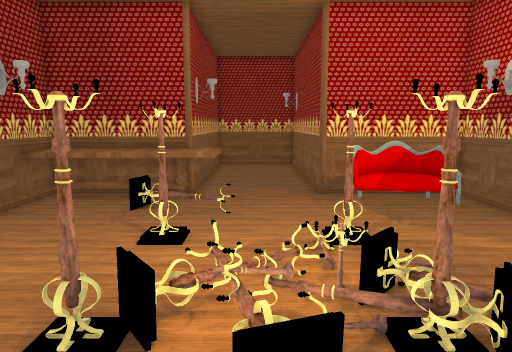
[1] (above)

15 first-person views from a walk through a 3-D level made in the Unity game engine. The camera is 1.5 m above the floor, tilts 8° down and sees 70° across. The floor is counted in squares, 0.5 m on a side. Each view is taken from the middle of a square. On the plan, view 1 faces up. The plan holds only what a view shows up to about 20 squares ahead; the rest is blank. The place goes on beyond the plan.

[2]
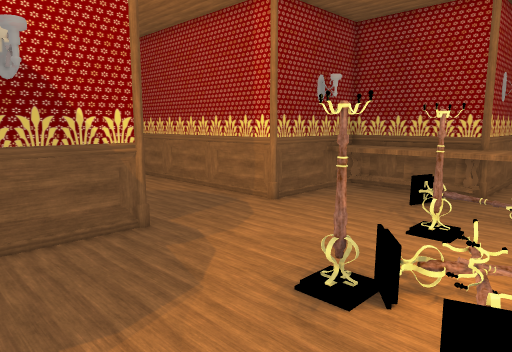

[3]
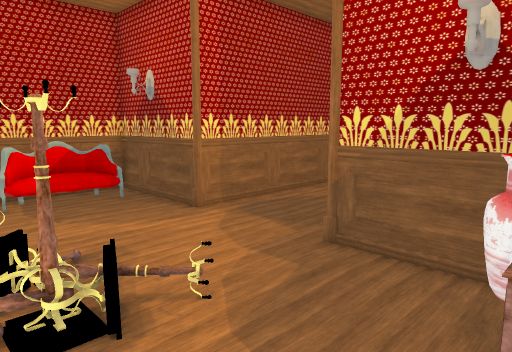

[4]
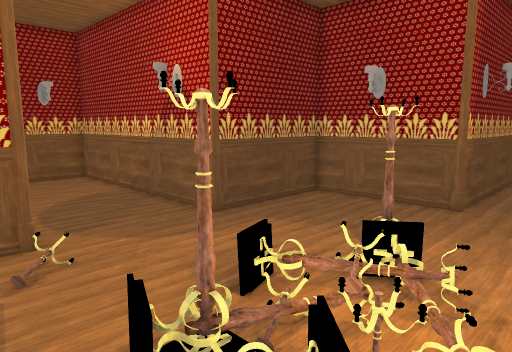

[5]
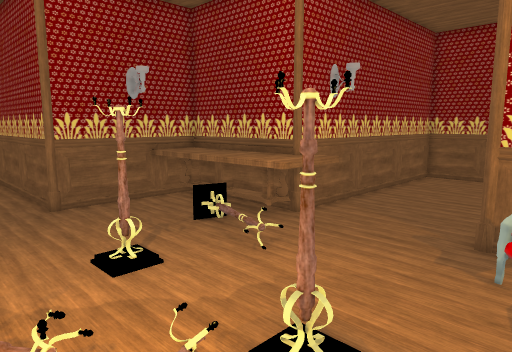

[6]
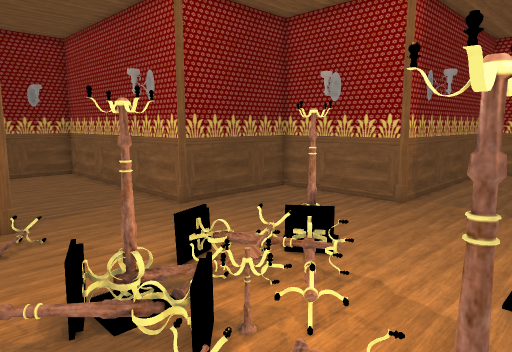

[7]
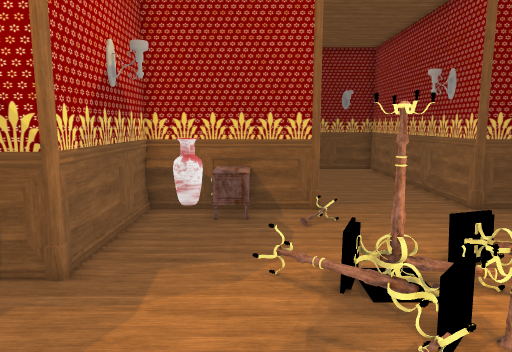

[8]
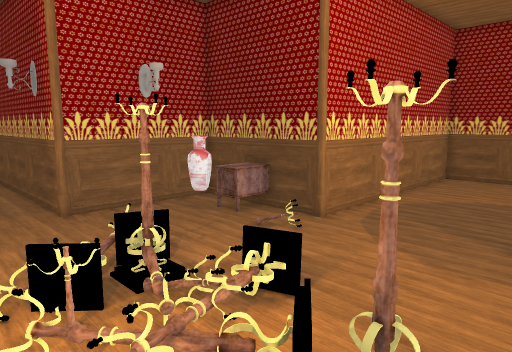

[9]
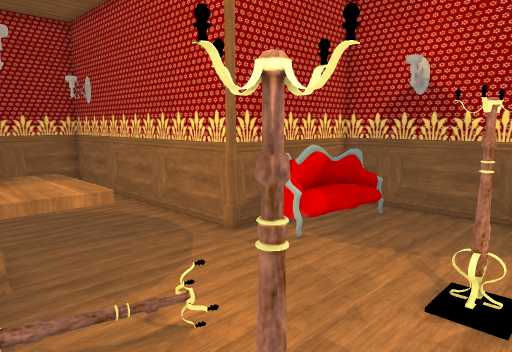

[10]
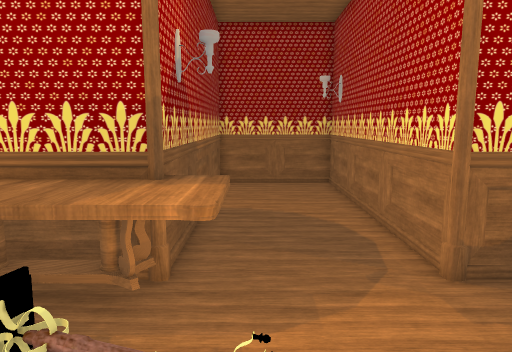

[11]
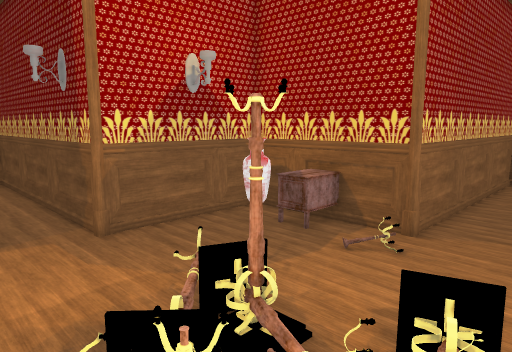

[12]
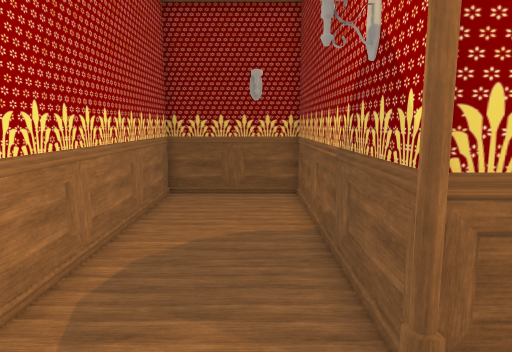

[13]
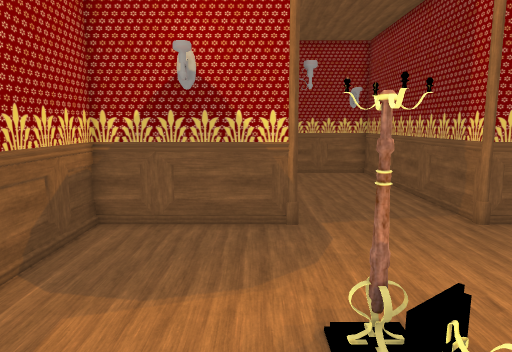

[14]
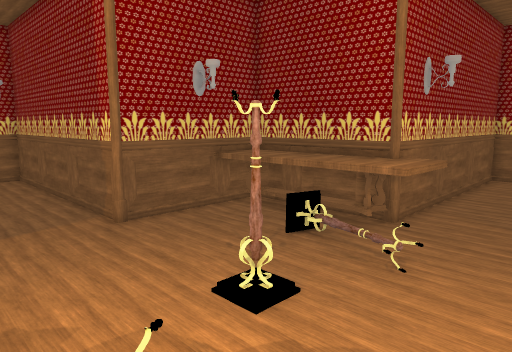

[15]
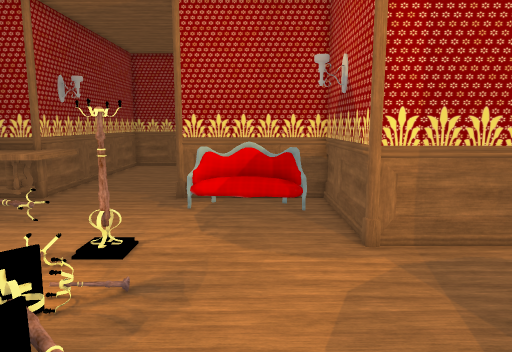

### Floor plan
Points are (right, up) in squares from view 1. A wall is a line through its corners. A room is listed if a view was taken in it or the views show most of it. See-through windows are left out.
Room 1 (views 1, 2, 3, 4, 5, 6, 7, 8, 9, 10, 11, 12, 13, 14, 15)
walls: (-8.9, 3.6) (-8.9, -1.9) (-3.4, -1.9); (-9.4, 9.9) (-16.5, 9.9); (-2.9, -2.4) (-2.9, -13.9) (2.9, -13.9) (2.9, -2.4); (3.4, -1.9) (8.9, -1.9) (8.9, 3.6); (2.9, 16.4) (2.9, 27.9) (-2.9, 27.9) (-2.9, 16.4); (-8.9, 13.5) (-8.9, 10.4); (8.9, 10.4) (8.9, 15.9) (3.4, 15.9); (9.4, 4.1) (11.5, 4.1); (11.5, 9.9) (9.4, 9.9); (-16.5, 4.1) (-9.4, 4.1)
objects: other object (-9, 4); other object (-9, 10); table (-9, 14) to (-2, 16); other object (-3, -2); other object (-3, 4) to (-2, 5); other object (-3, 9) to (-2, 10); other object (-3, 16); other object (-1, 5) to (0, 5); other object (1, 4); other object (1, 6); other object (1, 7); other object (2, 6); other object (2, 9) to (3, 10); other object (3, -2); other object (3, 5); other object (3, 16); other object (4, 14) to (7, 15); table (5, -1) to (6, 0); vase (7, -1) to (7, 0); other object (9, 4); other object (9, 10)

Where each view was taken, in squares from view 1:
view 1: 0 up, 0 right, facing up
view 2: 1 down, 1 right, facing up-left
view 3: 1 down, 1 right, facing up-right
view 4: 8 up, 5 right, facing down-left
view 5: 6 up, 5 right, facing up-left
view 6: 10 up, 5 right, facing down-left
view 7: 11 up, 5 right, facing down
view 8: 8 up, 4 left, facing down-right
view 9: 8 up, 4 left, facing up-right
view 10: 9 up, 1 left, facing up
view 11: 8 up, 1 left, facing down-right
view 12: 2 up, 1 left, facing down
view 13: 3 up, 2 right, facing left
view 14: 5 up, 2 right, facing up-left
view 15: 1 up, 6 right, facing up
